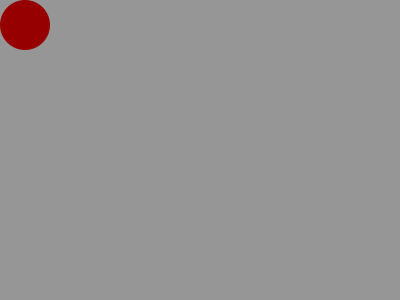
Frame 1 (no input)
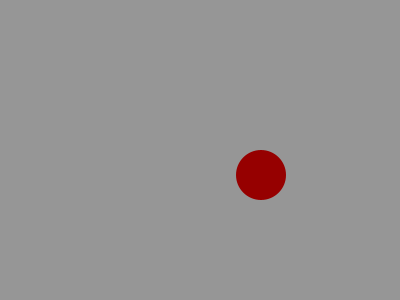
Frame 60 (the mouse pressed at the canvas centre just before this capture)
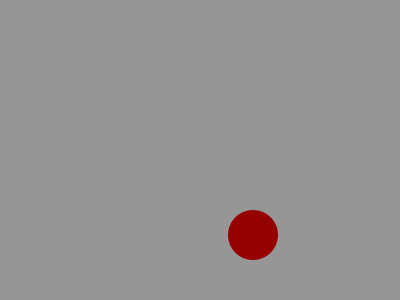
Frame 120 (the mouse held since frame 60 and released just before this capture)

The Processing sketch that drew these frames (run headless with seeded random() and noise(); from frame 60 on, the mouse is pressed at the canvas centre):

// Processing sketch: processing_105135
// ── processing_105135.pde

//declare variables
int xPos;
int yPos;
int diameter;
float xspeed;
float yspeed;

void setup() {
  size(400, 300);
  background(255);
  fill(150, 0, 0);
  noStroke();
  diameter=50;
  xPos=25;
  yPos=25;
  xspeed=4;
  yspeed=6;
}

void draw() {
  background(150);
  fill(150, 0, 0);
  ellipse(xPos, yPos, diameter, diameter);


  xPos+=xspeed;
  yPos+=yspeed;

  if (xPos < width-25 && xPos > 25) {
    xspeed=xspeed;
  }

  if ((xPos >= width-25) || (xPos <= 25)) {
    xspeed=xspeed*-1;
  }

  if (yPos < height-25 && yPos > 25) {
    yspeed=yspeed;
  }

  if ((yPos >= height-25) || (yPos <= 25)) {
    yspeed=yspeed*-1;
  }
}
